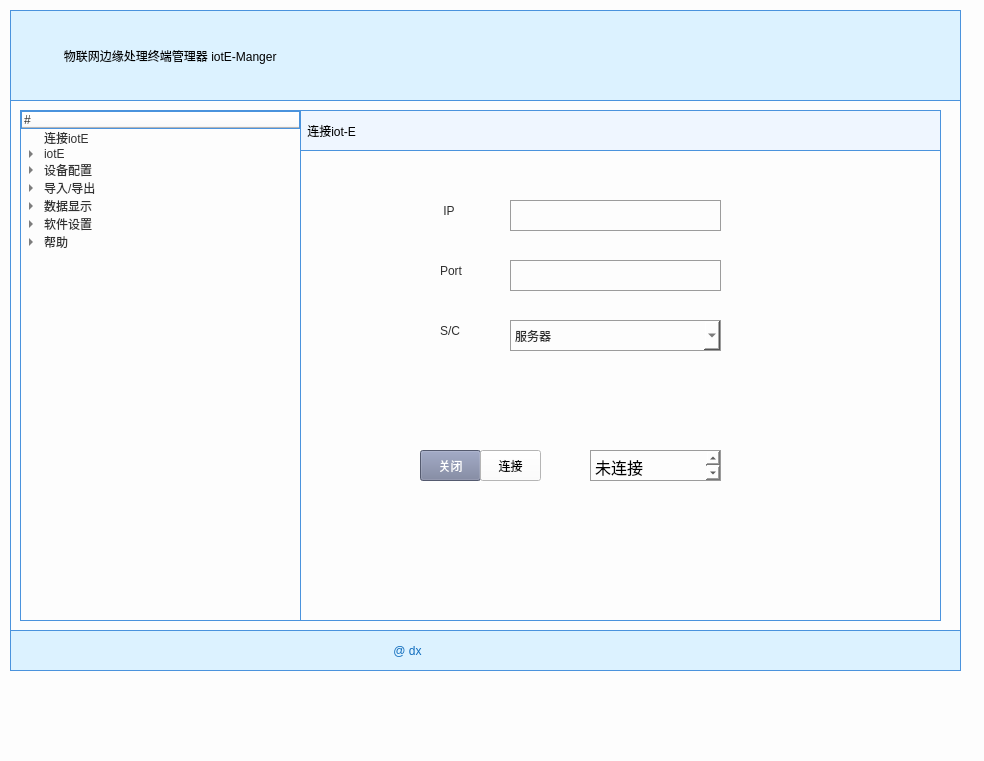
<?xml version="1.0" encoding="UTF-8"?>
<ui version="4.0">
 <class>MainWindow</class>
 <widget class="QMainWindow" name="MainWindow">
  <property name="geometry">
   <rect>
    <x>0</x>
    <y>0</y>
    <width>984</width>
    <height>761</height>
   </rect>
  </property>
  <property name="windowTitle">
   <string>MainWindow</string>
  </property>
  <property name="styleSheet">
   <string notr="true">
background-color: rgb(253, 253, 253);
</string>
  </property>
  <widget class="QWidget" name="centralwidget">
   <widget class="QWidget" name="verticalLayoutWidget">
    <property name="geometry">
     <rect>
      <x>20</x>
      <y>110</y>
      <width>281</width>
      <height>511</height>
     </rect>
    </property>
    <layout class="QVBoxLayout" name="verticalLayout">
     <item>
      <widget class="QTreeWidget" name="treeWidget">
       <property name="styleSheet">
        <string notr="true">font: 20pt &quot;黑体&quot;;
border:1px solid rgb(74, 147, 221);
color: rgb(50, 50, 50);

</string>
       </property>
       <column>
        <property name="text">
         <string>#</string>
        </property>
       </column>
       <item>
        <property name="text">
         <string>连接iotE</string>
        </property>
       </item>
       <item>
        <property name="text">
         <string>iotE</string>
        </property>
        <item>
         <property name="text">
          <string>基本信息</string>
         </property>
        </item>
        <item>
         <property name="text">
          <string>服务状态</string>
         </property>
        </item>
        <item>
         <property name="text">
          <string>参数配置</string>
         </property>
        </item>
       </item>
       <item>
        <property name="text">
         <string>设备配置</string>
        </property>
        <item>
         <property name="text">
          <string>输入设备</string>
         </property>
        </item>
        <item>
         <property name="text">
          <string>输出设备</string>
         </property>
        </item>
        <item>
         <property name="text">
          <string>电源设备</string>
         </property>
        </item>
       </item>
       <item>
        <property name="text">
         <string>导入/导出</string>
        </property>
        <item>
         <property name="text">
          <string>功能</string>
         </property>
        </item>
       </item>
       <item>
        <property name="text">
         <string>数据显示</string>
        </property>
        <item>
         <property name="text">
          <string>输入数据</string>
         </property>
        </item>
        <item>
         <property name="text">
          <string>输出状态</string>
         </property>
        </item>
        <item>
         <property name="text">
          <string>电源状态</string>
         </property>
        </item>
       </item>
       <item>
        <property name="text">
         <string>软件设置</string>
        </property>
        <item>
         <property name="text">
          <string>新建子项目</string>
         </property>
        </item>
       </item>
       <item>
        <property name="text">
         <string>帮助</string>
        </property>
        <item>
         <property name="text">
          <string>示意图</string>
         </property>
        </item>
        <item>
         <property name="text">
          <string>关于</string>
         </property>
        </item>
       </item>
      </widget>
     </item>
    </layout>
   </widget>
   <widget class="QLabel" name="label_6">
    <property name="geometry">
     <rect>
      <x>10</x>
      <y>10</y>
      <width>951</width>
      <height>91</height>
     </rect>
    </property>
    <property name="autoFillBackground">
     <bool>false</bool>
    </property>
    <property name="styleSheet">
     <string notr="true">font: 24pt &quot;黑体&quot;;
background-color: rgb(220, 242, 255);
border:1px solid rgb(74, 147, 221)</string>
    </property>
    <property name="text">
     <string>               物联网边缘处理终端管理器 iotE-Manger</string>
    </property>
   </widget>
   <widget class="QFrame" name="frame">
    <property name="geometry">
     <rect>
      <x>10</x>
      <y>10</y>
      <width>951</width>
      <height>661</height>
     </rect>
    </property>
    <property name="styleSheet">
     <string notr="true">#frame{border:1px solid rgb(74, 147, 221)}</string>
    </property>
    <property name="frameShape">
     <enum>QFrame::StyledPanel</enum>
    </property>
    <property name="frameShadow">
     <enum>QFrame::Raised</enum>
    </property>
    <widget class="QLabel" name="label">
     <property name="geometry">
      <rect>
       <x>0</x>
       <y>620</y>
       <width>951</width>
       <height>41</height>
      </rect>
     </property>
     <property name="styleSheet">
      <string notr="true">background-color: rgb(220, 242, 255);
font: 12pt &quot;Times New Roman&quot;;
border:1px solid rgb(74, 147, 221);
color: rgb(15, 108, 189);

</string>
     </property>
     <property name="text">
      <string>                                                                                                                  @ dx</string>
     </property>
    </widget>
    <widget class="QStackedWidget" name="stackedWidget">
     <property name="geometry">
      <rect>
       <x>290</x>
       <y>100</y>
       <width>641</width>
       <height>511</height>
      </rect>
     </property>
     <property name="styleSheet">
      <string notr="true">#page1{border:1px solid rgb(74, 147, 221)}
#page2{border:1px solid rgb(74, 147, 221)}
#page3{border:1px solid rgb(74, 147, 221)}
#page4{border:1px solid rgb(74, 147, 221)}
#page5{border:1px solid rgb(74, 147, 221)}
#page6{border:1px solid rgb(74, 147, 221)}
#page7{border:1px solid rgb(74, 147, 221)}
#page8{border:1px solid rgb(74, 147, 221)}

</string>
     </property>
     <property name="currentIndex">
      <number>0</number>
     </property>
     <widget class="QWidget" name="page1">
      <widget class="QLabel" name="label_4">
       <property name="geometry">
        <rect>
         <x>0</x>
         <y>0</y>
         <width>641</width>
         <height>41</height>
        </rect>
       </property>
       <property name="styleSheet">
        <string notr="true">font: 16pt &quot;黑体&quot;;
background-color: rgb(239, 246, 255);
border:1px solid rgb(74, 147, 221)

</string>
       </property>
       <property name="text">
        <string> 连接iot-E</string>
       </property>
      </widget>
      <widget class="QLabel" name="label_2">
       <property name="geometry">
        <rect>
         <x>140</x>
         <y>80</y>
         <width>41</width>
         <height>41</height>
        </rect>
       </property>
       <property name="styleSheet">
        <string notr="true">color: rgb(47, 47, 47);
font: 14pt &quot;Arial&quot;;
</string>
       </property>
       <property name="text">
        <string> IP</string>
       </property>
      </widget>
      <widget class="QLabel" name="label_3">
       <property name="geometry">
        <rect>
         <x>140</x>
         <y>140</y>
         <width>41</width>
         <height>41</height>
        </rect>
       </property>
       <property name="styleSheet">
        <string notr="true">color: rgb(47, 47, 47);
font: 14pt &quot;Arial&quot;;</string>
       </property>
       <property name="text">
        <string>Port</string>
       </property>
      </widget>
      <widget class="QLabel" name="label_5">
       <property name="geometry">
        <rect>
         <x>140</x>
         <y>200</y>
         <width>41</width>
         <height>41</height>
        </rect>
       </property>
       <property name="styleSheet">
        <string notr="true">font: 75 14pt &quot;Arial&quot;;
color: rgb(47, 47, 47);</string>
       </property>
       <property name="text">
        <string>S/C</string>
       </property>
      </widget>
      <widget class="QComboBox" name="comboBox_SC">
       <property name="geometry">
        <rect>
         <x>210</x>
         <y>210</y>
         <width>211</width>
         <height>31</height>
        </rect>
       </property>
       <property name="styleSheet">
        <string notr="true">font: 12pt &quot;黑体&quot;;
color: rgb(47, 47, 47);
border:1px solid rgb(156, 156, 156)</string>
       </property>
       <item>
        <property name="text">
         <string>服务器</string>
        </property>
       </item>
       <item>
        <property name="text">
         <string>客户端</string>
        </property>
       </item>
      </widget>
      <widget class="QTextBrowser" name="textBrowser_state">
       <property name="geometry">
        <rect>
         <x>290</x>
         <y>340</y>
         <width>131</width>
         <height>31</height>
        </rect>
       </property>
       <property name="styleSheet">
        <string notr="true">font: 12pt &quot;黑体&quot;;
border:1px solid rgb(156, 156, 156)</string>
       </property>
       <property name="html">
        <string>&lt;!DOCTYPE HTML PUBLIC &quot;-//W3C//DTD HTML 4.0//EN&quot; &quot;http://www.w3.org/TR/REC-html40/strict.dtd&quot;&gt;
&lt;html&gt;&lt;head&gt;&lt;meta name=&quot;qrichtext&quot; content=&quot;1&quot; /&gt;&lt;style type=&quot;text/css&quot;&gt;
p, li { white-space: pre-wrap; }
&lt;/style&gt;&lt;/head&gt;&lt;body style=&quot; font-family:'黑体'; font-size:12pt; font-weight:400; font-style:normal;&quot;&gt;
&lt;p style=&quot; margin-top:0px; margin-bottom:0px; margin-left:0px; margin-right:0px; -qt-block-indent:0; text-indent:0px;&quot;&gt;未连接&lt;/p&gt;&lt;/body&gt;&lt;/html&gt;</string>
       </property>
      </widget>
      <widget class="QPushButton" name="pushButton_close">
       <property name="geometry">
        <rect>
         <x>120</x>
         <y>340</y>
         <width>61</width>
         <height>31</height>
        </rect>
       </property>
       <property name="styleSheet">
        <string notr="true">font: 12pt &quot;黑体&quot;;
background-color: rgb(118, 126, 156);
color: rgb(255, 255, 255);</string>
       </property>
       <property name="text">
        <string>关闭</string>
       </property>
      </widget>
      <widget class="QPushButton" name="pushButton_cnn">
       <property name="geometry">
        <rect>
         <x>180</x>
         <y>340</y>
         <width>61</width>
         <height>31</height>
        </rect>
       </property>
       <property name="styleSheet">
        <string notr="true">font: 12pt &quot;黑体&quot;;

</string>
       </property>
       <property name="text">
        <string>连接</string>
       </property>
      </widget>
      <widget class="QTextEdit" name="textEdit_ip">
       <property name="geometry">
        <rect>
         <x>210</x>
         <y>90</y>
         <width>211</width>
         <height>31</height>
        </rect>
       </property>
       <property name="styleSheet">
        <string notr="true">font: 12pt &quot;黑体&quot;;
border:1px solid rgb(156, 156, 156)</string>
       </property>
      </widget>
      <widget class="QTextEdit" name="textEdit_port">
       <property name="geometry">
        <rect>
         <x>210</x>
         <y>150</y>
         <width>211</width>
         <height>31</height>
        </rect>
       </property>
       <property name="styleSheet">
        <string notr="true">font: 12pt &quot;黑体&quot;;
border:1px solid rgb(156, 156, 156)</string>
       </property>
      </widget>
     </widget>
     <widget class="QWidget" name="page2">
      <property name="styleSheet">
       <string notr="true">background-color: rgb(255, 255, 255);</string>
      </property>
      <widget class="QLabel" name="label_7">
       <property name="geometry">
        <rect>
         <x>0</x>
         <y>0</y>
         <width>641</width>
         <height>41</height>
        </rect>
       </property>
       <property name="styleSheet">
        <string notr="true">font: 16pt &quot;黑体&quot;;
background-color: rgb(239, 246, 255);
border:1px solid rgb(74, 147, 221)

</string>
       </property>
       <property name="text">
        <string> iotE基本信息</string>
       </property>
      </widget>
      <widget class="QLabel" name="label_8">
       <property name="geometry">
        <rect>
         <x>103</x>
         <y>75</y>
         <width>71</width>
         <height>21</height>
        </rect>
       </property>
       <property name="styleSheet">
        <string notr="true">font: 12pt &quot;黑体&quot;;</string>
       </property>
       <property name="text">
        <string>编号</string>
       </property>
      </widget>
      <widget class="QLabel" name="label_9">
       <property name="geometry">
        <rect>
         <x>97</x>
         <y>145</y>
         <width>81</width>
         <height>21</height>
        </rect>
       </property>
       <property name="styleSheet">
        <string notr="true">font: 12pt &quot;黑体&quot;;</string>
       </property>
       <property name="text">
        <string>所属项目</string>
       </property>
      </widget>
      <widget class="QLabel" name="label_10">
       <property name="geometry">
        <rect>
         <x>98</x>
         <y>214</y>
         <width>81</width>
         <height>21</height>
        </rect>
       </property>
       <property name="styleSheet">
        <string notr="true">font: 12pt &quot;黑体&quot;;</string>
       </property>
       <property name="text">
        <string>部署位置</string>
       </property>
      </widget>
      <widget class="QLabel" name="label_11">
       <property name="geometry">
        <rect>
         <x>97</x>
         <y>275</y>
         <width>91</width>
         <height>21</height>
        </rect>
       </property>
       <property name="styleSheet">
        <string notr="true">font: 12pt &quot;黑体&quot;;</string>
       </property>
       <property name="text">
        <string>启用日期</string>
       </property>
      </widget>
      <widget class="QLabel" name="label_12">
       <property name="geometry">
        <rect>
         <x>100</x>
         <y>335</y>
         <width>81</width>
         <height>61</height>
        </rect>
       </property>
       <property name="styleSheet">
        <string notr="true">font: 12pt &quot;黑体&quot;;</string>
       </property>
       <property name="text">
        <string>备注</string>
       </property>
      </widget>
      <widget class="QPushButton" name="pushButton_2apply">
       <property name="geometry">
        <rect>
         <x>290</x>
         <y>440</y>
         <width>101</width>
         <height>31</height>
        </rect>
       </property>
       <property name="styleSheet">
        <string notr="true">font: 12pt &quot;黑体&quot;;</string>
       </property>
       <property name="text">
        <string>应用</string>
       </property>
      </widget>
      <widget class="QTextEdit" name="textEdit_id">
       <property name="geometry">
        <rect>
         <x>190</x>
         <y>70</y>
         <width>321</width>
         <height>31</height>
        </rect>
       </property>
       <property name="styleSheet">
        <string notr="true">font: 12pt &quot;黑体&quot;;
border:1px solid rgb(156, 156, 156)</string>
       </property>
       <property name="html">
        <string>&lt;!DOCTYPE HTML PUBLIC &quot;-//W3C//DTD HTML 4.0//EN&quot; &quot;http://www.w3.org/TR/REC-html40/strict.dtd&quot;&gt;
&lt;html&gt;&lt;head&gt;&lt;meta name=&quot;qrichtext&quot; content=&quot;1&quot; /&gt;&lt;style type=&quot;text/css&quot;&gt;
p, li { white-space: pre-wrap; }
&lt;/style&gt;&lt;/head&gt;&lt;body style=&quot; font-family:'黑体'; font-size:12pt; font-weight:400; font-style:normal;&quot;&gt;
&lt;p style=&quot;-qt-paragraph-type:empty; margin-top:0px; margin-bottom:0px; margin-left:0px; margin-right:0px; -qt-block-indent:0; text-indent:0px; font-family:'华文宋体';&quot;&gt;&lt;br /&gt;&lt;/p&gt;&lt;/body&gt;&lt;/html&gt;</string>
       </property>
      </widget>
      <widget class="QTextEdit" name="textEdit_project">
       <property name="geometry">
        <rect>
         <x>190</x>
         <y>140</y>
         <width>321</width>
         <height>31</height>
        </rect>
       </property>
       <property name="styleSheet">
        <string notr="true">font: 12pt &quot;黑体&quot;;
border:1px solid rgb(156, 156, 156)</string>
       </property>
      </widget>
      <widget class="QTextEdit" name="textEdit_location1">
       <property name="geometry">
        <rect>
         <x>190</x>
         <y>210</y>
         <width>91</width>
         <height>31</height>
        </rect>
       </property>
       <property name="styleSheet">
        <string notr="true">font: 12pt &quot;黑体&quot;;
border:1px solid rgb(156, 156, 156)</string>
       </property>
      </widget>
      <widget class="QTextEdit" name="textEdit_location2">
       <property name="geometry">
        <rect>
         <x>290</x>
         <y>210</y>
         <width>221</width>
         <height>31</height>
        </rect>
       </property>
       <property name="styleSheet">
        <string notr="true">font: 12pt &quot;黑体&quot;;
border:1px solid rgb(156, 156, 156)</string>
       </property>
      </widget>
      <widget class="QDateEdit" name="dateEdit">
       <property name="geometry">
        <rect>
         <x>190</x>
         <y>270</y>
         <width>321</width>
         <height>31</height>
        </rect>
       </property>
       <property name="styleSheet">
        <string notr="true">font: 12pt &quot;黑体&quot;;
border:1px solid rgb(156, 156, 156)</string>
       </property>
      </widget>
      <widget class="QTextEdit" name="textEdit_remark">
       <property name="geometry">
        <rect>
         <x>190</x>
         <y>330</y>
         <width>321</width>
         <height>71</height>
        </rect>
       </property>
       <property name="styleSheet">
        <string notr="true">font: 12pt &quot;黑体&quot;;
border:1px solid rgb(156, 156, 156)</string>
       </property>
      </widget>
     </widget>
     <widget class="QWidget" name="page3">
      <widget class="QLabel" name="label_13">
       <property name="geometry">
        <rect>
         <x>81</x>
         <y>85</y>
         <width>101</width>
         <height>41</height>
        </rect>
       </property>
       <property name="styleSheet">
        <string notr="true">background-color: rgb(220, 242, 255);
font: 12pt &quot;黑体&quot;;</string>
       </property>
       <property name="text">
        <string>数据采集服务</string>
       </property>
      </widget>
      <widget class="QLabel" name="label_14">
       <property name="geometry">
        <rect>
         <x>81</x>
         <y>205</y>
         <width>101</width>
         <height>41</height>
        </rect>
       </property>
       <property name="styleSheet">
        <string notr="true">background-color: rgb(220, 242, 255);
font: 12pt &quot;黑体&quot;;</string>
       </property>
       <property name="text">
        <string>本地存储服务</string>
       </property>
      </widget>
      <widget class="QLabel" name="label_15">
       <property name="geometry">
        <rect>
         <x>80</x>
         <y>330</y>
         <width>101</width>
         <height>41</height>
        </rect>
       </property>
       <property name="styleSheet">
        <string notr="true">background-color: rgb(220, 242, 255);
font: 12pt &quot;黑体&quot;;</string>
       </property>
       <property name="text">
        <string>本地控制服务</string>
       </property>
      </widget>
      <widget class="QPushButton" name="pushButton_fclose">
       <property name="geometry">
        <rect>
         <x>404</x>
         <y>90</y>
         <width>61</width>
         <height>31</height>
        </rect>
       </property>
       <property name="styleSheet">
        <string notr="true">font: 10pt &quot;黑体&quot;;
background-color: rgb(118, 126, 156);
color: rgb(255, 255, 255);</string>
       </property>
       <property name="text">
        <string>关闭</string>
       </property>
      </widget>
      <widget class="QPushButton" name="pushButton_fopen">
       <property name="geometry">
        <rect>
         <x>471</x>
         <y>90</y>
         <width>61</width>
         <height>31</height>
        </rect>
       </property>
       <property name="styleSheet">
        <string notr="true">font: 10pt &quot;黑体&quot;;</string>
       </property>
       <property name="text">
        <string>启动</string>
       </property>
      </widget>
      <widget class="QPushButton" name="pushButton_sopen">
       <property name="geometry">
        <rect>
         <x>470</x>
         <y>210</y>
         <width>61</width>
         <height>31</height>
        </rect>
       </property>
       <property name="styleSheet">
        <string notr="true">font: 10pt &quot;黑体&quot;;</string>
       </property>
       <property name="text">
        <string>启动</string>
       </property>
      </widget>
      <widget class="QPushButton" name="pushButton_sclose">
       <property name="geometry">
        <rect>
         <x>403</x>
         <y>210</y>
         <width>61</width>
         <height>31</height>
        </rect>
       </property>
       <property name="styleSheet">
        <string notr="true">font: 10pt &quot;黑体&quot;;
background-color: rgb(118, 126, 156);
color: rgb(255, 255, 255);</string>
       </property>
       <property name="text">
        <string>关闭</string>
       </property>
      </widget>
      <widget class="QPushButton" name="pushButton_copen">
       <property name="geometry">
        <rect>
         <x>470</x>
         <y>340</y>
         <width>61</width>
         <height>31</height>
        </rect>
       </property>
       <property name="styleSheet">
        <string notr="true">font: 10pt &quot;黑体&quot;;</string>
       </property>
       <property name="text">
        <string>启动</string>
       </property>
      </widget>
      <widget class="QPushButton" name="pushButton_cclose">
       <property name="geometry">
        <rect>
         <x>403</x>
         <y>340</y>
         <width>61</width>
         <height>31</height>
        </rect>
       </property>
       <property name="styleSheet">
        <string notr="true">font: 10pt &quot;黑体&quot;;
background-color: rgb(118, 126, 156);
color: rgb(255, 255, 255);</string>
       </property>
       <property name="text">
        <string>关闭</string>
       </property>
      </widget>
      <widget class="QLabel" name="label_16">
       <property name="geometry">
        <rect>
         <x>0</x>
         <y>0</y>
         <width>641</width>
         <height>41</height>
        </rect>
       </property>
       <property name="styleSheet">
        <string notr="true">font: 16pt &quot;黑体&quot;;
background-color: rgb(239, 246, 255);
border:1px solid rgb(74, 147, 221)

</string>
       </property>
       <property name="text">
        <string> iotE服务状态</string>
       </property>
      </widget>
      <widget class="QTextBrowser" name="textBrowser_fetch">
       <property name="geometry">
        <rect>
         <x>210</x>
         <y>90</y>
         <width>161</width>
         <height>31</height>
        </rect>
       </property>
       <property name="styleSheet">
        <string notr="true">font: 12pt &quot;黑体&quot;;
border:1px solid rgb(156, 156, 156)</string>
       </property>
       <property name="html">
        <string>&lt;!DOCTYPE HTML PUBLIC &quot;-//W3C//DTD HTML 4.0//EN&quot; &quot;http://www.w3.org/TR/REC-html40/strict.dtd&quot;&gt;
&lt;html&gt;&lt;head&gt;&lt;meta name=&quot;qrichtext&quot; content=&quot;1&quot; /&gt;&lt;style type=&quot;text/css&quot;&gt;
p, li { white-space: pre-wrap; }
&lt;/style&gt;&lt;/head&gt;&lt;body style=&quot; font-family:'黑体'; font-size:12pt; font-weight:400; font-style:normal;&quot;&gt;
&lt;p style=&quot;-qt-paragraph-type:empty; margin-top:0px; margin-bottom:0px; margin-left:0px; margin-right:0px; -qt-block-indent:0; text-indent:0px;&quot;&gt;&lt;br /&gt;&lt;/p&gt;&lt;/body&gt;&lt;/html&gt;</string>
       </property>
      </widget>
      <widget class="QTextBrowser" name="textBrowser_save">
       <property name="geometry">
        <rect>
         <x>210</x>
         <y>210</y>
         <width>161</width>
         <height>31</height>
        </rect>
       </property>
       <property name="styleSheet">
        <string notr="true">font: 12pt &quot;黑体&quot;;
border:1px solid rgb(156, 156, 156)</string>
       </property>
       <property name="html">
        <string>&lt;!DOCTYPE HTML PUBLIC &quot;-//W3C//DTD HTML 4.0//EN&quot; &quot;http://www.w3.org/TR/REC-html40/strict.dtd&quot;&gt;
&lt;html&gt;&lt;head&gt;&lt;meta name=&quot;qrichtext&quot; content=&quot;1&quot; /&gt;&lt;style type=&quot;text/css&quot;&gt;
p, li { white-space: pre-wrap; }
&lt;/style&gt;&lt;/head&gt;&lt;body style=&quot; font-family:'黑体'; font-size:12pt; font-weight:400; font-style:normal;&quot;&gt;
&lt;p style=&quot;-qt-paragraph-type:empty; margin-top:0px; margin-bottom:0px; margin-left:0px; margin-right:0px; -qt-block-indent:0; text-indent:0px;&quot;&gt;&lt;br /&gt;&lt;/p&gt;&lt;/body&gt;&lt;/html&gt;</string>
       </property>
      </widget>
      <widget class="QTextBrowser" name="textBrowser_control">
       <property name="geometry">
        <rect>
         <x>210</x>
         <y>340</y>
         <width>161</width>
         <height>31</height>
        </rect>
       </property>
       <property name="styleSheet">
        <string notr="true">font: 12pt &quot;黑体&quot;;
border:1px solid rgb(156, 156, 156)</string>
       </property>
      </widget>
     </widget>
     <widget class="QWidget" name="page4">
      <widget class="QTableWidget" name="tableWidget_page4">
       <property name="geometry">
        <rect>
         <x>10</x>
         <y>50</y>
         <width>621</width>
         <height>391</height>
        </rect>
       </property>
       <property name="styleSheet">
        <string notr="true">font: 12pt &quot;黑体&quot;;</string>
       </property>
       <column>
        <property name="text">
         <string>编号</string>
        </property>
        <property name="background">
         <color>
          <red>255</red>
          <green>255</green>
          <blue>255</blue>
         </color>
        </property>
       </column>
       <column>
        <property name="text">
         <string>名称*</string>
        </property>
        <property name="background">
         <color>
          <red>255</red>
          <green>255</green>
          <blue>255</blue>
         </color>
        </property>
       </column>
       <column>
        <property name="text">
         <string>部署位置</string>
        </property>
       </column>
       <column>
        <property name="text">
         <string>采集周期</string>
        </property>
       </column>
       <column>
        <property name="text">
         <string>启用日期</string>
        </property>
       </column>
       <column>
        <property name="text">
         <string>备注</string>
        </property>
       </column>
      </widget>
      <widget class="QLabel" name="label_31">
       <property name="geometry">
        <rect>
         <x>0</x>
         <y>0</y>
         <width>641</width>
         <height>41</height>
        </rect>
       </property>
       <property name="styleSheet">
        <string notr="true">font: 16pt &quot;黑体&quot;;
background-color: rgb(239, 246, 255);
border:1px solid rgb(74, 147, 221)

</string>
       </property>
       <property name="text">
        <string>输入设备参数配置</string>
       </property>
      </widget>
      <widget class="QWidget" name="layoutWidget">
       <property name="geometry">
        <rect>
         <x>210</x>
         <y>450</y>
         <width>421</width>
         <height>51</height>
        </rect>
       </property>
       <layout class="QHBoxLayout" name="horizontalLayout">
        <item>
         <widget class="QPushButton" name="pushButton_4import">
          <property name="styleSheet">
           <string notr="true">font: 10pt &quot;华文宋体&quot;;
background-color: rgb(118, 126, 156);
color: rgb(255, 255, 255);</string>
          </property>
          <property name="text">
           <string>导入</string>
          </property>
         </widget>
        </item>
        <item>
         <widget class="QPushButton" name="pushButton_4add">
          <property name="styleSheet">
           <string notr="true">font: 10pt &quot;黑体&quot;;
background-color: rgb(118, 126, 156);
color: rgb(255, 255, 255);</string>
          </property>
          <property name="text">
           <string>新增</string>
          </property>
         </widget>
        </item>
        <item>
         <widget class="QPushButton" name="pushButton_4edit">
          <property name="styleSheet">
           <string notr="true">font: 10pt &quot;黑体&quot;;
background-color: rgb(118, 126, 156);
color: rgb(255, 255, 255);</string>
          </property>
          <property name="text">
           <string>编辑</string>
          </property>
         </widget>
        </item>
        <item>
         <widget class="QPushButton" name="pushButton_4delet">
          <property name="styleSheet">
           <string notr="true">font: 10pt &quot;黑体&quot;;
background-color: rgb(118, 126, 156);
color: rgb(255, 255, 255);</string>
          </property>
          <property name="text">
           <string>删除</string>
          </property>
         </widget>
        </item>
        <item>
         <widget class="QPushButton" name="pushButton_effctive">
          <property name="styleSheet">
           <string notr="true">font: 10pt &quot;黑体&quot;;
background-color: rgb(118, 126, 156);
color: rgb(255, 255, 255);</string>
          </property>
          <property name="text">
           <string>生效</string>
          </property>
         </widget>
        </item>
       </layout>
      </widget>
     </widget>
     <widget class="QWidget" name="page5">
      <widget class="QLabel" name="label_33">
       <property name="geometry">
        <rect>
         <x>0</x>
         <y>0</y>
         <width>641</width>
         <height>41</height>
        </rect>
       </property>
       <property name="styleSheet">
        <string notr="true">font: 16pt &quot;黑体&quot;;
background-color: rgb(239, 246, 255);
border:1px solid rgb(74, 147, 221)

</string>
       </property>
       <property name="text">
        <string>导入/导出参数配置</string>
       </property>
      </widget>
      <widget class="QLabel" name="label_17">
       <property name="geometry">
        <rect>
         <x>40</x>
         <y>410</y>
         <width>141</width>
         <height>51</height>
        </rect>
       </property>
       <property name="styleSheet">
        <string notr="true">background-color: rgb(216, 216, 216);
font: 12pt &quot;黑体&quot;;</string>
       </property>
       <property name="text">
        <string>本地文件保存位置：</string>
       </property>
      </widget>
      <widget class="QTextEdit" name="textEdit_filepath">
       <property name="geometry">
        <rect>
         <x>180</x>
         <y>410</y>
         <width>311</width>
         <height>51</height>
        </rect>
       </property>
       <property name="styleSheet">
        <string notr="true">font: 10pt &quot;华文宋体&quot;;</string>
       </property>
      </widget>
      <widget class="QWidget" name="layoutWidget">
       <property name="geometry">
        <rect>
         <x>160</x>
         <y>70</y>
         <width>326</width>
         <height>221</height>
        </rect>
       </property>
       <layout class="QVBoxLayout" name="verticalLayout_2">
        <item>
         <widget class="QPushButton" name="pushButton_5import">
          <property name="styleSheet">
           <string notr="true">font: 16pt &quot;黑体&quot;;
background-color: rgb(118, 126, 156);
color: rgb(255, 255, 255);</string>
          </property>
          <property name="text">
           <string>导入本地已配置参数</string>
          </property>
         </widget>
        </item>
        <item>
         <widget class="QPushButton" name="pushButton_5save">
          <property name="styleSheet">
           <string notr="true">background-color: rgb(118, 126, 156);
color: rgb(255, 255, 255);
font: 16pt &quot;黑体&quot;;</string>
          </property>
          <property name="text">
           <string>导出到本地</string>
          </property>
         </widget>
        </item>
        <item>
         <widget class="QPushButton" name="pushButton_5fetch">
          <property name="styleSheet">
           <string notr="true">font: 16pt &quot;黑体&quot;;
background-color: rgb(118, 126, 156);
color: rgb(255, 255, 255);</string>
          </property>
          <property name="text">
           <string>获取终端现配置参数</string>
          </property>
         </widget>
        </item>
       </layout>
      </widget>
     </widget>
     <widget class="QWidget" name="page6">
      <property name="styleSheet">
       <string notr="true">background-color: rgb(211, 229, 255);</string>
      </property>
     </widget>
     <widget class="QWidget" name="page7">
      <widget class="QLabel" name="label_picture">
       <property name="geometry">
        <rect>
         <x>10</x>
         <y>40</y>
         <width>621</width>
         <height>431</height>
        </rect>
       </property>
       <property name="text">
        <string/>
       </property>
      </widget>
     </widget>
     <widget class="QWidget" name="page8">
      <widget class="QLabel" name="label_version">
       <property name="geometry">
        <rect>
         <x>50</x>
         <y>60</y>
         <width>171</width>
         <height>21</height>
        </rect>
       </property>
       <property name="styleSheet">
        <string notr="true">color: rgb(66, 66, 66);
font: 16pt &quot;华文宋体&quot;;</string>
       </property>
       <property name="text">
        <string>软件版本号：v0.76</string>
       </property>
      </widget>
     </widget>
    </widget>
   </widget>
   <zorder>frame</zorder>
   <zorder>verticalLayoutWidget</zorder>
   <zorder>label_6</zorder>
  </widget>
  <widget class="QMenuBar" name="menubar">
   <property name="geometry">
    <rect>
     <x>0</x>
     <y>0</y>
     <width>984</width>
     <height>22</height>
    </rect>
   </property>
  </widget>
  <widget class="QStatusBar" name="statusbar"/>
 </widget>
 <resources/>
 <connections/>
</ui>
